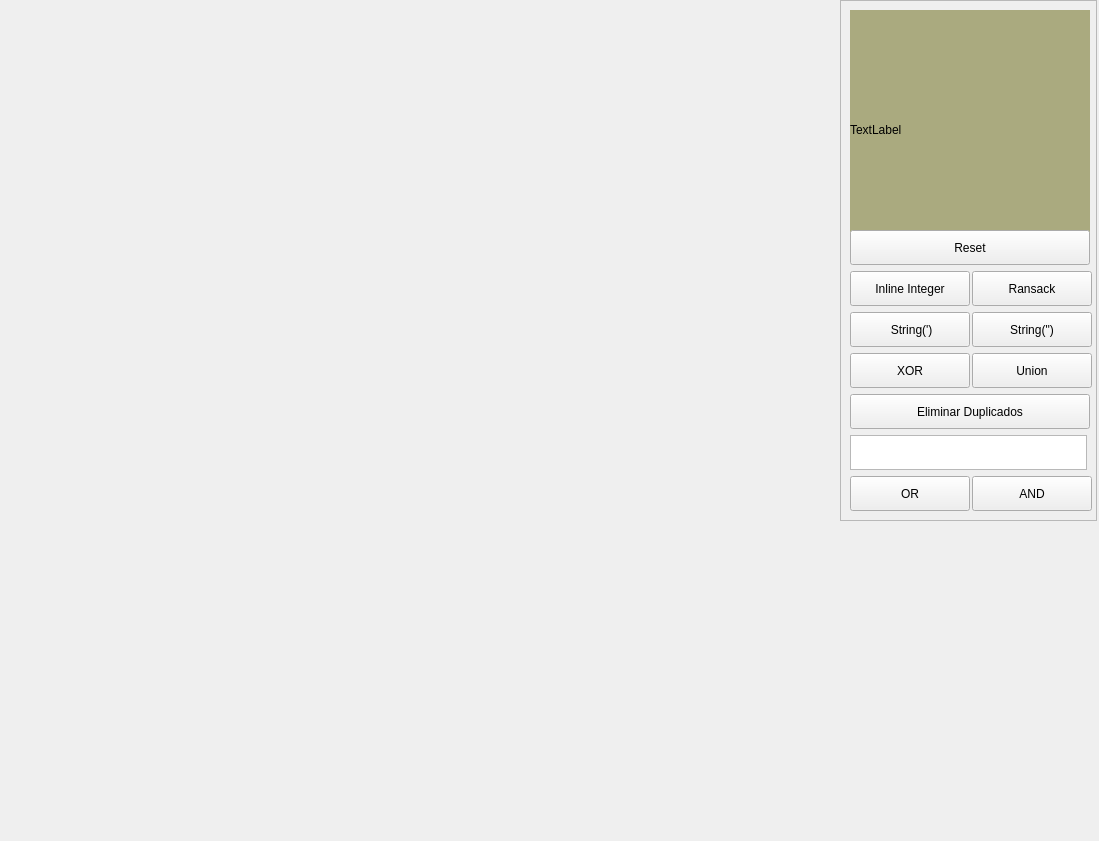
<?xml version="1.0" encoding="UTF-8"?>
<ui version="4.0">
 <class>TextEditor</class>
 <widget class="QFrame" name="TextEditor">
  <property name="geometry">
   <rect>
    <x>0</x>
    <y>0</y>
    <width>1099</width>
    <height>841</height>
   </rect>
  </property>
  <property name="windowTitle">
   <string>Frame</string>
  </property>
  <widget class="QFrame" name="te_button_frame">
   <property name="geometry">
    <rect>
     <x>840</x>
     <y>0</y>
     <width>257</width>
     <height>521</height>
    </rect>
   </property>
   <property name="frameShape">
    <enum>QFrame::StyledPanel</enum>
   </property>
   <property name="frameShadow">
    <enum>QFrame::Raised</enum>
   </property>
   <layout class="QGridLayout" name="gridLayout">
    <item row="0" column="0" colspan="2">
     <widget class="QLabel" name="label">
      <property name="sizePolicy">
       <sizepolicy hsizetype="Preferred" vsizetype="Preferred">
        <horstretch>1</horstretch>
        <verstretch>0</verstretch>
       </sizepolicy>
      </property>
      <property name="minimumSize">
       <size>
        <width>240</width>
        <height>240</height>
       </size>
      </property>
      <property name="maximumSize">
       <size>
        <width>240</width>
        <height>240</height>
       </size>
      </property>
      <property name="styleSheet">
       <string notr="true">background-color: rgb(170, 170, 127);</string>
      </property>
      <property name="text">
       <string>TextLabel</string>
      </property>
     </widget>
    </item>
    <item row="1" column="0" colspan="2">
     <widget class="QPushButton" name="te_pushbutton_reset">
      <property name="minimumSize">
       <size>
        <width>240</width>
        <height>35</height>
       </size>
      </property>
      <property name="maximumSize">
       <size>
        <width>240</width>
        <height>35</height>
       </size>
      </property>
      <property name="text">
       <string>Reset</string>
      </property>
     </widget>
    </item>
    <item row="2" column="0">
     <widget class="QPushButton" name="te_pushbuton_inline_integer">
      <property name="minimumSize">
       <size>
        <width>120</width>
        <height>35</height>
       </size>
      </property>
      <property name="maximumSize">
       <size>
        <width>120</width>
        <height>35</height>
       </size>
      </property>
      <property name="text">
       <string>Inline Integer</string>
      </property>
     </widget>
    </item>
    <item row="2" column="1">
     <widget class="QPushButton" name="te_pushbutton_ransack">
      <property name="minimumSize">
       <size>
        <width>120</width>
        <height>35</height>
       </size>
      </property>
      <property name="maximumSize">
       <size>
        <width>120</width>
        <height>35</height>
       </size>
      </property>
      <property name="text">
       <string>Ransack</string>
      </property>
     </widget>
    </item>
    <item row="3" column="0">
     <widget class="QPushButton" name="te_push_button_inline_string">
      <property name="minimumSize">
       <size>
        <width>120</width>
        <height>35</height>
       </size>
      </property>
      <property name="maximumSize">
       <size>
        <width>120</width>
        <height>35</height>
       </size>
      </property>
      <property name="text">
       <string> String(')</string>
      </property>
     </widget>
    </item>
    <item row="3" column="1">
     <widget class="QPushButton" name="te_push_button_inline_string_double">
      <property name="minimumSize">
       <size>
        <width>120</width>
        <height>35</height>
       </size>
      </property>
      <property name="maximumSize">
       <size>
        <width>120</width>
        <height>35</height>
       </size>
      </property>
      <property name="text">
       <string>String(&quot;)</string>
      </property>
     </widget>
    </item>
    <item row="4" column="0">
     <widget class="QPushButton" name="te_pushbutton_xor">
      <property name="minimumSize">
       <size>
        <width>120</width>
        <height>35</height>
       </size>
      </property>
      <property name="maximumSize">
       <size>
        <width>120</width>
        <height>35</height>
       </size>
      </property>
      <property name="text">
       <string>XOR</string>
      </property>
     </widget>
    </item>
    <item row="4" column="1">
     <widget class="QPushButton" name="te_pushbutton_union">
      <property name="minimumSize">
       <size>
        <width>120</width>
        <height>35</height>
       </size>
      </property>
      <property name="maximumSize">
       <size>
        <width>120</width>
        <height>35</height>
       </size>
      </property>
      <property name="text">
       <string>Union</string>
      </property>
     </widget>
    </item>
    <item row="5" column="0" colspan="2">
     <widget class="QPushButton" name="te_pushbutton_remove_duplicates">
      <property name="sizePolicy">
       <sizepolicy hsizetype="Minimum" vsizetype="Fixed">
        <horstretch>0</horstretch>
        <verstretch>0</verstretch>
       </sizepolicy>
      </property>
      <property name="minimumSize">
       <size>
        <width>240</width>
        <height>35</height>
       </size>
      </property>
      <property name="maximumSize">
       <size>
        <width>240</width>
        <height>35</height>
       </size>
      </property>
      <property name="text">
       <string>Eliminar Duplicados</string>
      </property>
     </widget>
    </item>
    <item row="6" column="0" colspan="2">
     <widget class="QTextEdit" name="te_text_edit_string_to_process">
      <property name="minimumSize">
       <size>
        <width>120</width>
        <height>35</height>
       </size>
      </property>
      <property name="maximumSize">
       <size>
        <width>16777215</width>
        <height>35</height>
       </size>
      </property>
     </widget>
    </item>
    <item row="7" column="0">
     <widget class="QPushButton" name="te_pushbuton_or">
      <property name="minimumSize">
       <size>
        <width>120</width>
        <height>35</height>
       </size>
      </property>
      <property name="maximumSize">
       <size>
        <width>120</width>
        <height>35</height>
       </size>
      </property>
      <property name="text">
       <string>OR</string>
      </property>
     </widget>
    </item>
    <item row="7" column="1">
     <widget class="QPushButton" name="te_pushbutton_and">
      <property name="minimumSize">
       <size>
        <width>120</width>
        <height>35</height>
       </size>
      </property>
      <property name="maximumSize">
       <size>
        <width>120</width>
        <height>35</height>
       </size>
      </property>
      <property name="text">
       <string>AND</string>
      </property>
     </widget>
    </item>
   </layout>
  </widget>
 </widget>
 <resources/>
 <connections/>
</ui>
